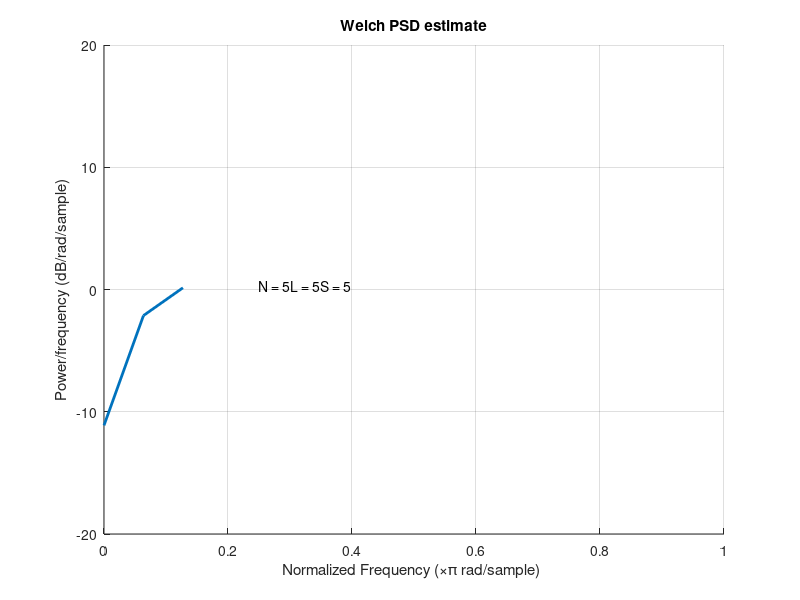

This figure's MATLAB source:
% Welch Method
%
clc
clearvars
close all

N = input('Data Length N = ');
L = input(' Window Length L = ');
S = input('Offset distance S = ');
P_seg = (N-L)/S+1;
n = 0 : N-1;
noverlap = L - S;
% Signal, window and Welch estimate
randn('state',0);
x = 2*sin(0.06*pi*n) + sin(0.14*pi*n) + randn(1, length(n));
window = hamming(L);
[PSD,W] = pwelch(x,window,noverlap);


line(W/pi,10*log10(PSD),'LineWidth',2); 
ylim([-20 20]);
xlim([0 1]); 
grid on;
xlabel('Normalized Frequency (\times\pi rad/sample) ');
ylabel('Power/frequency (dB/rad/sample)');
title('Welch PSD estimate');
str = ['N = ', num2str(N), 'L = ', num2str(L),'S = ',num2str(S)];
text([0.25 14],[0.3 20],[0.4 30],str);


